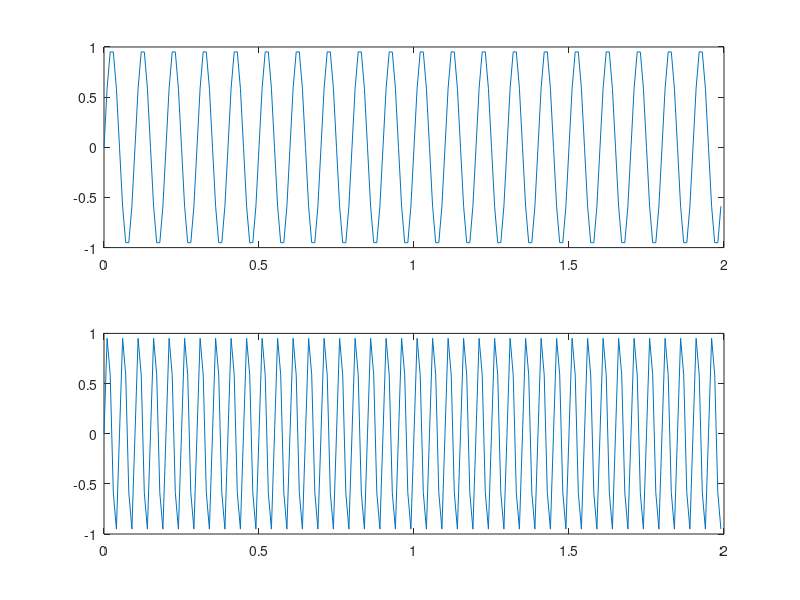

This chart was generated by the following MATLAB code:
% Ejercicio 2

ti = 0;
tf = 2;

fm = 100;
td = 1/fm;

t =ti:td:tf-td;

f1 = 10;
f2 = 20;

x = sin(2*pi*f2*t);
y = sin(2*pi*f1*t);

figure(1);
subplot(2,1,1);
plot(t,y);
subplot(2,1,2);
plot(t,x);